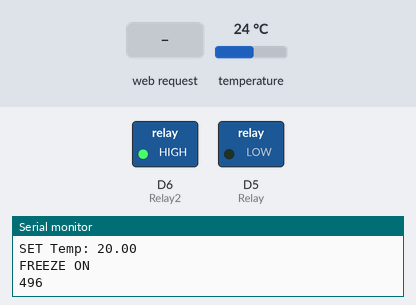
A sketch run on a simulated ESP8266 (Wemos D1 mini). Shown: switched loads named in the sketch (green lamp = pin HIGH), the last lines printed to the serial monitor. The inputs (shaded band) are chosen by the test bench; at power-on: temperature 24 °C. WiFi joins after 1.5 s; servers stay silent unless stated; uploads are accepted with an empty reply.

Above: at 2.7 s.
2.8 s: temperature set to 20.2 °C
4.5 s: temperature set to 19.2 °C
At 5.8 s:
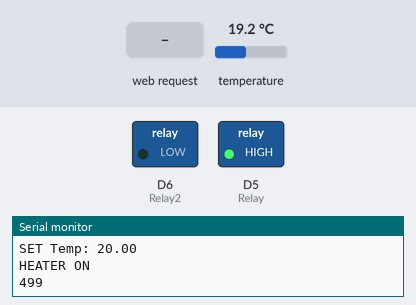
6.8 s: HTTP request GET /?box= received
At 8.4 s:
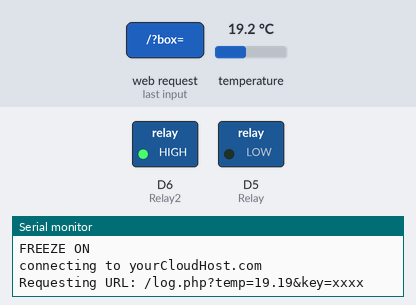
Timing chart, 0 to 9.9 s (numbered marks = the images above; inputs shaded):
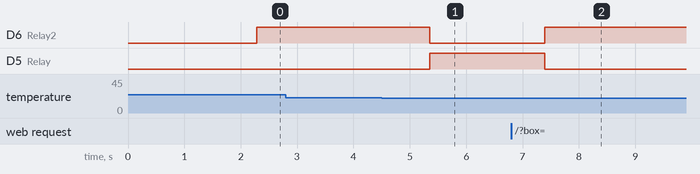

Measured:
- the behaviour switches between 19.8 and 19.7 °C on temperature (found by bisection; images 0 and 1)
- after the input at 4.5 s, D6 (Relay2): HIGH → LOW after 0.85 s; D5 (Relay): LOW → HIGH after 0.85 s
- after the input at 6.8 s, D6 (Relay2): LOW → HIGH after 0.60 s; D5 (Relay): HIGH → LOW after 0.60 s

The sketch:

WeMos-fermentation-control.ino
```cpp
// WeMos-Fermentation-Control
// Control your fermentation temperature with web interface and WiFi and log temperature reading to cloud server
// Set temp using following url: http://<IP FROM SERIAL MONITOR>/?box=<TEMP>

#include <ESP8266WiFi.h>
#include <OneWire.h>

// Wifi and cloud server
const char* ssid = "yourSSID";                    // SSID
const char* password = "yourWiFiPassword";        // WiFi password
const char* host = "yourCloudHost.com";           // Temperature logger host
const char* privateKey = "xxxx";                  // Secret key for logger host

OneWire  ds(D4);                                  // OneWire DS18S20 on pin D4 (a 4.7K resistor is necessary)

// Pins
const int Relay = D5;
const int Relay2 = D6;
const int ledPin = D5;

// Variables
int heatStatus = 0;                               // Set heat 0
int fridgeStatus = 0;                             // Set cool 0
int timeToLog = 495;                              // Cloud logger count. 5 measurements before first log
float value = 20.00;                              // Temperature default value
float tolerance = 00.30;                          // Temerature setup value
String box = "20";                                // Temperature default value for browser

// Server setup
WiFiServer server(80);


void setup() {
  Serial.begin(115200);
  delay(10);

  pinMode(Relay, OUTPUT);
  pinMode(Relay2, OUTPUT);
  pinMode(ledPin, OUTPUT);
  digitalWrite(ledPin, LOW);

  // Connect to WiFi network
  Serial.println();
  Serial.println();
  Serial.print("Connecting to ");
  Serial.println(ssid);

  WiFi.begin(ssid, password);

  while (WiFi.status() != WL_CONNECTED) {
    delay(500);
    Serial.print(".");
  }
  Serial.println("");
  Serial.println("WiFi connected");

  // Start the server
  server.begin();
  Serial.println("Server started");

  // Print the IP address
  Serial.print("Use this URL : ");
  Serial.print("http://");
  Serial.print(WiFi.localIP());
  Serial.println("/");

}

void loop() {

  // Read temperature
  float temperature = getTemp(); //will take about 750ms to run

  // Read status of relays
  heatStatus = digitalRead(Relay);
  fridgeStatus = digitalRead(Relay2);

  // Check if a client has connected
  WiFiClient client = server.available();
  if (client) {
    Serial.println("new client");
    // an http request ends with a blank line
    boolean currentLineIsBlank = true;
      while (client.connected()) {
        if (client.available()) {
        Serial.println("new client");
        // Read the first line of the request
        String request = client.readStringUntil('\r');
        Serial.println(request);
        client.flush();
        // Read box value
        if (request.indexOf("/?box=") != -1) {
          box = request.substring(10,12);
          value = box.toFloat();
        }
        // Return the http response
        client.println("HTTP/1.1 200 OK");
        client.println("Content-Type: text/html");
        client.println(""); //  do not forget this one
        client.println("<!DOCTYPE HTML>");
        client.println("<html>");
        client.print("<head>");
        client.print("<meta http-equiv=\"refresh\" content=\"2\">");
        client.print("<TITLE />Fermentation fridge</title>");
        client.print("</head>");
        client.print("SET:");
        client.print(value);
        client.println("<br>");
        client.print("TEMP:");
        client.print(temperature);
        client.println("<br>");
        client.print("HEATER STATUS:");
        client.print(heatStatus);
        client.println("<br>");
        client.print("FRIDGE STATUS:");
        client.print(fridgeStatus);
        client.println("</html>");

        delay(1);
        client.stop();
        Serial.println("Client disconnected");
        Serial.println("");
        }
     }
  }

  // Temperature control loop
  Serial.print("Temp: ");
  Serial.println(temperature);
  Serial.print("SET Temp: ");
  Serial.println(value);

  if (temperature <= value - tolerance) {
      Serial.println("HEATER ON");
      digitalWrite(ledPin, HIGH);
      digitalWrite(Relay2, LOW); // Turns OFF Relay 2
      digitalWrite(Relay, HIGH); // Turns ON Relay 1
  }

  if (temperature >= value + tolerance) {
      Serial.println("FREEZE ON");
      digitalWrite(ledPin, LOW);
      digitalWrite(Relay, LOW); // Turns OFF Relay 1
      digitalWrite(Relay2, HIGH); // Turns OFF Relay 2
  }

  if (timeToLog >= 500) {
      // Send Temperature reading to Cloud.
      logCloud();
      timeToLog = 0;
  }

  timeToLog++;
  Serial.println(timeToLog);
  delay(250);

}

float getTemp(){

  //returns the temperature from one DS18S20 in DEG Celsius

  byte data[12];
  byte addr[8];

  if ( !ds.search(addr)) {
      //no more sensors on chain, reset search
      ds.reset_search();
      return -1000;
  }

  if ( OneWire::crc8( addr, 7) != addr[7]) {
      Serial.println("CRC is not valid!");
      return -1000;
  }

  if ( addr[0] != 0x10 && addr[0] != 0x28) {
      Serial.print("Device is not recognized");
      return -1000;
  }

  ds.reset();
  ds.select(addr);
  ds.write(0x44,1); // start conversion, with parasite power on at the end

  delay(750); // Wait for temperature conversion to complete

  byte present = ds.reset();
  ds.select(addr);
  ds.write(0xBE); // Read Scratchpad


  for (int i = 0; i < 9; i++) { // we need 9 bytes
    data[i] = ds.read();
  }

  ds.reset_search();

  byte MSB = data[1];
  byte LSB = data[0];

  float tempRead = ((MSB << 8) | LSB); //using two's compliment
  float TemperatureSum = tempRead / 16;

  return TemperatureSum;

}

void logCloud() {

  // Read temperature
  float temperature = getTemp(); //will take about 750ms to run
  String temp = String(temperature);

  // Send temperature reading to cloud server
  Serial.print("connecting to ");
  Serial.println(host);

  // Use WiFiClient class to create TCP connections
  WiFiClient client;
  const int httpPort = 80;
  if (!client.connect(host, httpPort)) {
    Serial.println("connection failed");
    return;
  }

  // We now create a URI for the request
  String url = "/log.php";
  url += "?temp=";
  url += temp;
  url += "&key=";
  url += privateKey;

  Serial.print("Requesting URL: ");
  Serial.println(url);

  // This will send the request to the server
  client.print(String("GET ") + url + " HTTP/1.1\r\n" +
               "Host: " + host + "\r\n" +
               "Connection: close\r\n\r\n");
  unsigned long timeout = millis();
  while (client.available() == 0) {
    if (millis() - timeout > 5000) {
      Serial.println(">>> Client Timeout !");
      client.stop();
      return;
    }
  }

  // Read all the lines of the reply from server and print them to Serial
  while(client.available()){
    String line = client.readStringUntil('\r');
    Serial.print(line);
  }

  Serial.println();
  Serial.println("closing connection");
}
```
